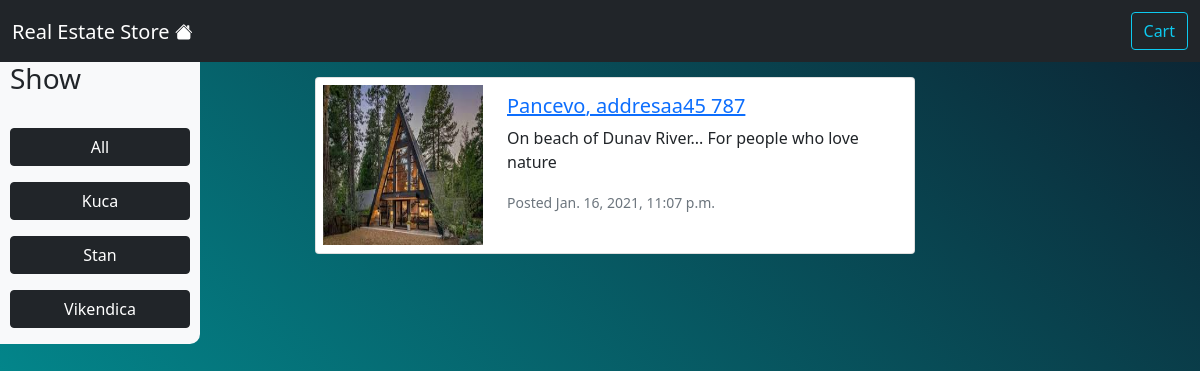
The page /Vikendica/ on the database its author committed.
### realestate_store/models.py (models this page shows, shortened)
class Type(models.Model):
    name = models.CharField(max_length=200, db_index=True)
    class Meta:
        ordering = ('name',)

class RealEstate(models.Model):
    sity = models.CharField(max_length=200, db_index=True)
    address = models.CharField(max_length=200, db_index=True)
    type = models.ForeignKey(Type, related_name='realestates', on_delete=models.CASCADE,)
    areasqm = models.IntegerField()
    image = models.ImageField(upload_to = 'realestates/%Y/%m/%d', blank=True)
    description = models.TextField(default="No description")
    price = models.DecimalField(max_digits=12, decimal_places=2)
    date = models.DateTimeField(auto_now_add=True)
    available = models.BooleanField(default=True)
    email = models.EmailField()
    phone_number = models.CharField(max_length=12)
    class Meta:
        ordering = ('sity','address',)
        index_together = (('id', 'type'),)
        verbose_name_plural = 'realestates'

### realestate_store/views.py (the view)
# urls.py: path('', realestate_list, name='realestate_list'),
def realestate_list(request, name=None):
    type = None
    types = Type.objects.all()
    realestates = RealEstate.objects.filter(available=True)
    if name:
        type = get_object_or_404(Type, name=name)
        realestates = RealEstate.objects.filter(type=type)
    return render(request, 'realestate_list.html',
            {'type':type, 'types':types, 'realestates':realestates})

### templates/realestate_list.html (shortened to what this page needs)
{% extends 'base.html' %}
{% block content %}
<div class="row">
    <div class="col-2  bg-light position-absolute" id="sticky-sidebar" style="padding: 0px 10px; border-radius: 0px 0px 10px 0px;">
      <h3>Show</h3>
      <br>
      <h4 class="d-flex flex-column bd-highlight mb-3"><a href="{% url 'realestate_list' %}" class="btn btn-dark">All</a></h4>
      {% for t in types %}
        <h4 class="d-flex flex-column bd-highlight mb-3"><a href="{% url 'realestate_list' t.name %}" class="btn btn-dark">{{t.name}}</a></h4>
      {% endfor %}
    </div>
    <div class="col offset-3" id="main" style="padding: 15px;">
      {% for realestate in realestates %}
      <div class="card mb-4" style="max-width: 600px;">
        <div class="row g-0">
          <div class="col-md-4" style="display: flex; padding: 7px 7px; box-sizing: border-box; width: 175px; height: 175px;">
            <img src="{{realestate.image.url}}" alt="{{realestate.image.url}}" style="display: flex; box-sizing: border-box; width: 160px; height: 160px;">
          </div>
          <div class="col-md-8">
            <div class="card-body">
              <a href="{% url 'realestate_detail' realestate.id %}"><h5 class="card-title">{{realestate.sity}}, {{realestate.address}}</h5></a>
              <p class="card-text">{{realestate.description}}</p>
              <p class="card-text"><small class="text-muted">Posted {{realestate.date}}</small></p>
            </div>
          </div>
        </div>
      </div>
      {% endfor %}
    </div>
</div>
{% endblock content %}

### rows shown on the page
Type: name "Kuca"
Type: name "Stan"
Type: name "Vikendica"
RealEstate: image (picture), sity "Pancevo", address "addresaa45 787", description "On beach of Dunav River... For people who love nature", date "Jan. 16, 2021, 11:07 p.m."
